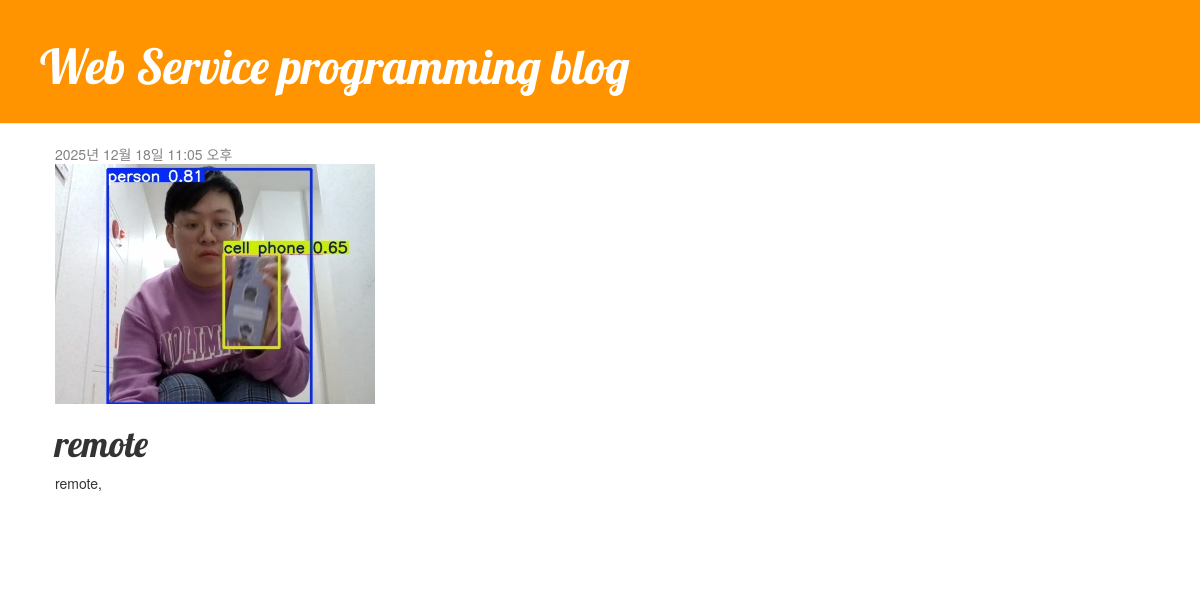
Page /post/23/ on the committed database.
### blog/models.py (models this page shows, shortened)
class Post(models.Model):
    author = models.ForeignKey(settings.AUTH_USER_MODEL, on_delete=models.CASCADE)
    title = models.CharField(max_length=200)
    text = models.TextField()
    created_date = models.DateTimeField(default=timezone.now)
    published_date = models.DateTimeField(blank=True, null=True)
    image = models.ImageField(upload_to='blog_image/%Y/%m/%d/', default='blog_image/default_error.png')

### blog/views.py (the view)
# urls.py: path('post/<int:pk>/', views.post_detail, name='post_detail'),
def post_detail(request, pk):
    post = get_object_or_404(Post, pk=pk)
    return render(request, 'blog/post_detail.html', {'post': post})

### blog/templates/blog/post_detail.html (shortened to what this page needs)
{% extends 'blog/base.html' %}
{% block content %}
    <div class="post">
        {% if post.published_date %}
            <div class="date">
                {{ post.published_date }}
            </div>
        {% endif %}
        <img src="{{ post.image.url }}" class="rounded blog-image-list" alt="{{post.title}}">
        <h1>{{ post.title }}</h1>
        <p>{{ post.text|linebreaksbr }}</p>
    </div>
{% endblock %}

### blog/static/css/blog.css (style rules this page uses)
h1, h2, h3, h4 { font-family: 'Lobster', cursive; }
.date { color: #828282; }
.post { margin-bottom: 70px; }
.blog-image-list { object-fit: cover; }

### rows in the picture
Post: published_date "2025년 12월 18일 11:05 오후", image (picture), title "remote", text "remote,"
